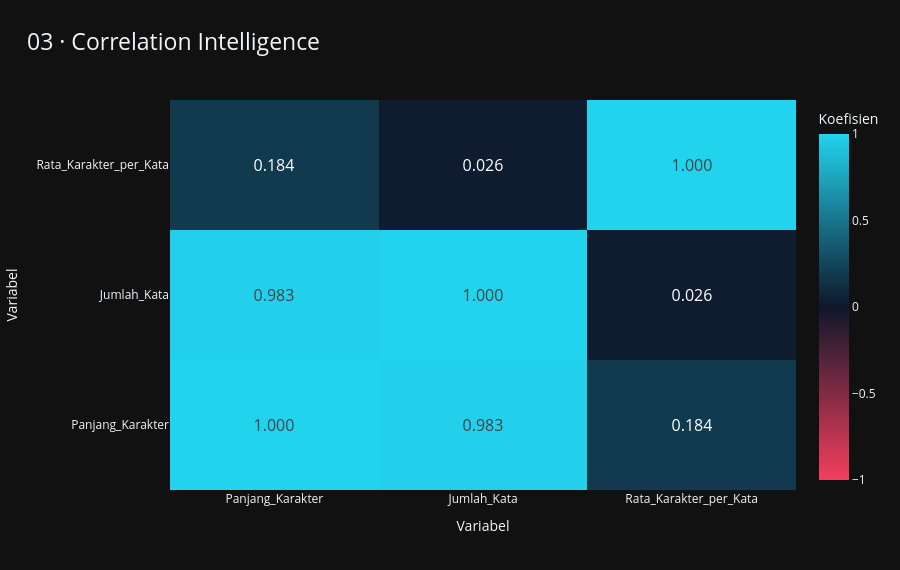

Notebook code cell kept with this figure:
### Code cell
# ============================================================
# VISUALISASI 3 — CORRELATION INTELLIGENCE
# ============================================================

df_corr = df_sample[
    ["Panjang_Karakter", "Jumlah_Kata"]
].copy()

df_corr["Rata_Karakter_per_Kata"] = (
    df_corr["Panjang_Karakter"]
    / df_corr["Jumlah_Kata"].replace(0, np.nan)
)

df_corr = df_corr.replace(
    [np.inf, -np.inf],
    np.nan
).dropna()

corr_matrix = df_corr.corr(method="pearson")

fig3 = go.Figure(
    data=go.Heatmap(
        z=corr_matrix.values,
        x=corr_matrix.columns,
        y=corr_matrix.index,
        colorscale=[
            [0.0, "#F43F5E"],
            [0.5, "#0F172A"],
            [1.0, "#22D3EE"]
        ],
        zmin=-1,
        zmax=1,
        text=np.round(corr_matrix.values, 3),
        texttemplate="%{text:.3f}",
        textfont=dict(size=16),
        colorbar=dict(
            title="Koefisien",
            ticksuffix=""
        ),
        hovertemplate=(
            "Variabel X: %{x}<br>"
            "Variabel Y: %{y}<br>"
            "Korelasi: %{z:.3f}<extra></extra>"
        )
    )
)

fig3.update_layout(
    title=dict(
        text="03 · Correlation Intelligence",
        x=0.03,
        font=dict(size=23)
    ),
    template=TEMA,
    height=570,
    xaxis_title="Variabel",
    yaxis_title="Variabel",
    margin=dict(l=100, r=50, t=100, b=80)
)

fig3.show()

### Figure 1 — Plotly figure (JSON) as saved in the notebook; plotly's stock layout.template omitted (floating-point values rounded to 4 significant figures)
{"data": [{"colorbar": {"ticksuffix": "", "title": {"text": "Koefisien"}}, "colorscale": [[0, "#F43F5E"], [0.5, "#0F172A"], [1, "#22D3EE"]], "hovertemplate": "Variabel X: %{x}<br>Variabel Y: %{y}<br>Korelasi: %{z:.3f}<extra></extra>", "text": [[1.0, 0.983, 0.184], [0.983, 1.0, 0.026], [0.184, 0.026, 1.0]], "textfont": {"size": 16}, "texttemplate": "%{text:.3f}", "type": "heatmap", "x": ["Panjang_Karakter", "Jumlah_Kata", "Rata_Karakter_per_Kata"], "y": ["Panjang_Karakter", "Jumlah_Kata", "Rata_Karakter_per_Kata"], "z": [[1.0, 0.9834, 0.1837], [0.9834, 1.0, 0.0263], [0.1837, 0.0263, 1.0]], "zmax": 1, "zmin": -1}], "layout": {"height": 570, "margin": {"b": 80, "l": 100, "r": 50, "t": 100}, "title": {"font": {"size": 23}, "text": "03 · Correlation Intelligence", "x": 0.03}, "xaxis": {"title": {"text": "Variabel"}}, "yaxis": {"title": {"text": "Variabel"}}}}
